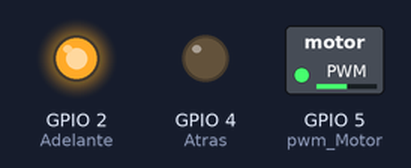
A program run on a simulated ESP32 board running MicroPython. Parts: switched loads named in the program (green lamp = pin HIGH), output pins drawn as LEDs (lit = HIGH).

Above: at 0.1 s.
Timing chart, 0 to 1.6 s (numbered marks = the images above):
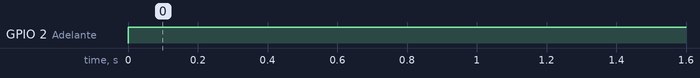

The program:

01_Motor_PWM.py
```python
import machine
import time
from machine import Pin, ADC, PWM

Adelante = Pin(2, Pin.OUT)
Atras = Pin(4, Pin.OUT)
pwm_Motor = PWM(Pin(5))
pwm_Motor.freq(1000)  # Cambiado a 10 kHz

potenciometro = ADC(Pin(34))
potenciometro.atten(ADC.ATTN_11DB)
potenciometro.width(ADC.WIDTH_12BIT)

while True:
    Adelante.value(1)
```

Measured:
- by itself, GPIO 2 (Adelante): LOW → HIGH at 0.00 s
